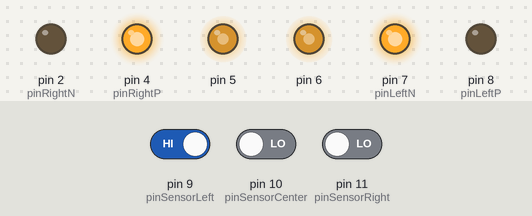
A sketch run on a simulated Arduino Uno, built with avr-gcc and run on an emulated ATmega328P. Shown: output pins drawn as LEDs (lit = HIGH). The inputs (shaded band) are chosen by the test bench; at power-on: pin 9 (pinSensorLeft) HIGH, pin 10 (pinSensorCenter) LOW, pin 11 (pinSensorRight) LOW.

Above: at 1.2 s.
1.3 s: pin 9 (pinSensorLeft) driven LOW
At 2.2 s:
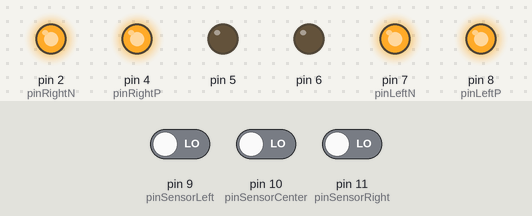
2.8 s: pin 10 (pinSensorCenter) driven HIGH
At 3.3 s:
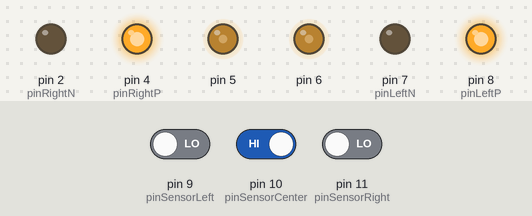
4.3 s: pin 11 (pinSensorRight) driven HIGH
At 5.5 s:
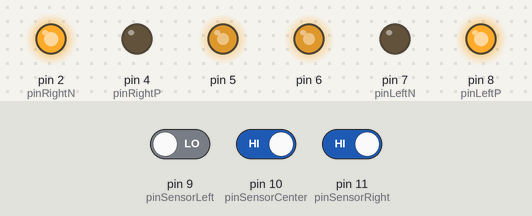
5.8 s: pin 11 (pinSensorRight) driven LOW
At 6.8 s:
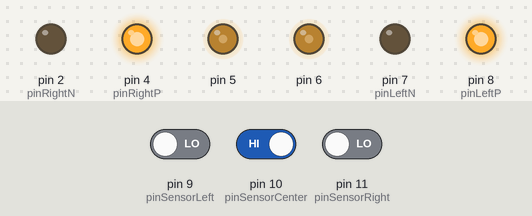
7.3 s: pin 10 (pinSensorCenter) driven LOW
At 7.9 s:
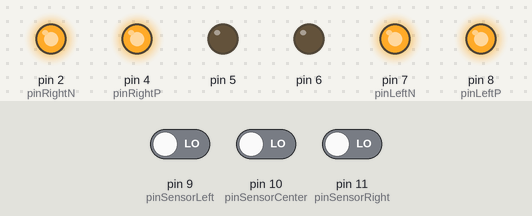
Timing chart, 0 to 9.8 s (numbered marks = the images above; inputs shaded):
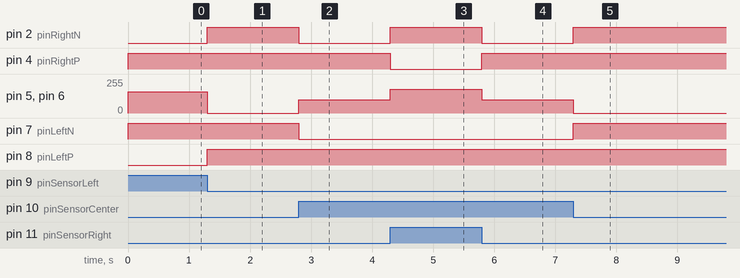

The sketch:

2-Lines.ino
```cpp
int irLeft;
int irCenter;
int irRight;

const int Black = 1;


int pinSensorLeft = 9;
int pinSensorCenter = 10;
int pinSensorRight = 11;

int pinRightN = 2;
int pinRightP = 4;
int pinLeftN = 7;
int pinLeftP = 8;

void driveForward(int car_speed) {
  digitalWrite(pinRightN,LOW);
  digitalWrite(pinRightP,HIGH);
  digitalWrite(pinLeftN,LOW);
  digitalWrite(pinLeftP,HIGH);
  analogWrite(5,car_speed);
  analogWrite(6,car_speed);
}

void driveBackward(int car_speed) {
  digitalWrite(pinRightN,HIGH);
  digitalWrite(pinRightP,LOW);
  digitalWrite(pinLeftN,HIGH);
  digitalWrite(pinLeftP,LOW);
  analogWrite(5,car_speed);
  analogWrite(6,car_speed);
}

void driveLeft(int car_speed) {
  digitalWrite(pinRightN,LOW);
  digitalWrite(pinRightP,HIGH);
  digitalWrite(pinLeftN,HIGH);
  digitalWrite(pinLeftP,LOW);
  analogWrite(5,car_speed);
  analogWrite(6,car_speed);
}

void driveRight(int car_speed) {
  digitalWrite(pinRightN,HIGH);
  digitalWrite(pinRightP,LOW);
  digitalWrite(pinLeftN,LOW);
  digitalWrite(pinLeftP,HIGH);
  analogWrite(5,car_speed);
  analogWrite(6,car_speed);
}

void STOP() {
  digitalWrite(pinRightN,HIGH);
  digitalWrite(pinRightP,HIGH);
  digitalWrite(pinLeftN,HIGH);
  digitalWrite(pinLeftP,HIGH);
  analogWrite(5,0);
  analogWrite(6,0);
}

void setup(){

  pinMode(pinSensorLeft, INPUT);
  pinMode(pinSensorCenter, INPUT);
  pinMode(pinSensorRight, INPUT);
  pinMode(pinRightN, OUTPUT);
  pinMode(pinRightP, OUTPUT);
  pinMode(pinLeftN, OUTPUT);
  pinMode(pinLeftP, OUTPUT);

}

void loop(){

  irLeft = digitalRead(pinSensorLeft);
  irCenter = digitalRead(pinSensorCenter);
  irRight = digitalRead(pinSensorRight);

  if (irLeft != Black && (irCenter == Black && irRight != Black)) {
    // _ * _
    driveForward(100);
  } else if (irLeft == Black && (irCenter == Black && irRight != Black)) {
    // * * _
    driveLeft(180);
  } else if (irLeft == Black && (irCenter != Black && irRight != Black)) {
    // * _ _
    driveLeft(160);
  } else if (irLeft != Black && (irCenter != Black && irRight == Black)) {
    // _ _ *
    driveRight(160);
  } else if (irLeft != Black && (irCenter == Black && irRight == Black)) {
    // _ * *
    driveRight(180);
  } else if (irLeft == Black && (irCenter == Black && irRight == Black)) {
    // * * *
    driveForward(75);
  } else if (irLeft != Black && (irCenter != Black && irRight!=Black)) {
    // _ _ _
    STOP();
  }


}
```

Measured:
- after the input at 1.3 s, pin 2 (pinRightN), pin 8 (pinLeftP): LOW → HIGH at once; pin 5, pin 6: 160/255 → 0/255 at once
- after the input at 2.8 s, pin 2 (pinRightN), pin 7 (pinLeftN): HIGH → LOW at once; pin 5, pin 6: 0/255 → 100/255 at once
- after the input at 4.3 s, pin 2 (pinRightN): LOW → HIGH at once; pin 4 (pinRightP): HIGH → LOW at once; pin 5, pin 6: 100/255 → 180/255 at once
- after the input at 5.8 s, pin 2 (pinRightN): HIGH → LOW at once; pin 4 (pinRightP): LOW → HIGH at once; pin 5, pin 6: 180/255 → 100/255 at once
- after the input at 7.3 s, pin 2 (pinRightN), pin 7 (pinLeftN): LOW → HIGH at once; pin 5, pin 6: 100/255 → 0/255 at once
